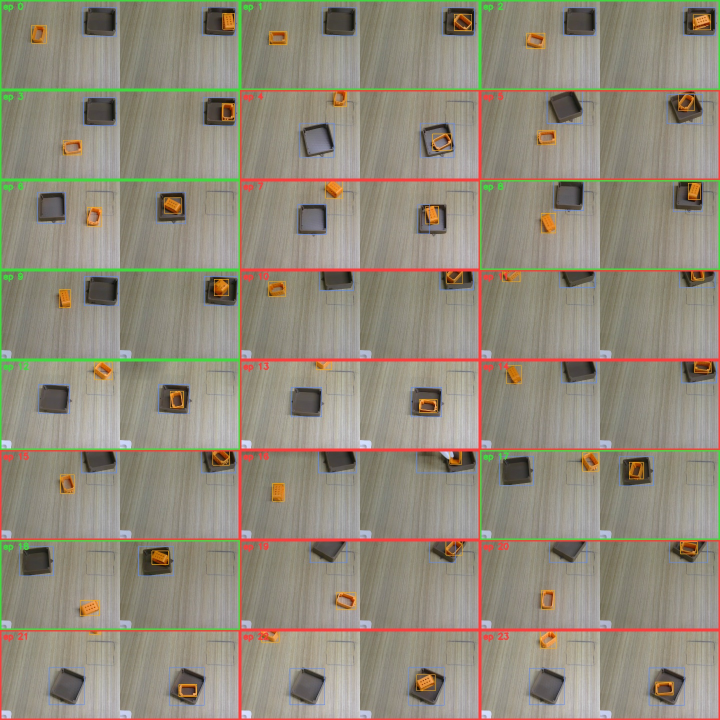
#> input picture health/sheet_0.jpg, 1440 x 1440 px (shown at 1/2 size)
$ python -i dataset_health.py   (imports and definitions only)
#> lines starting #> are read from the running program, lines starting #| are printed output that depends on the picture; after the words box and inside, x2 and y2 are one past the last pixel; in counts of white or black regions, pixels touching at a corner belong together
"""Health check of the pick-and-place dataset, episode by episode.

For every episode:
  - data: length, missing values, gripper opening
  - first frame: object (orange) and tray (dark) found? touching the image border (partly out of view)?
  - last frame: is the object inside the tray?
and a contact sheet (first | last frame of every episode) to eyeball the flagged ones.

    conda activate lerobot
    python ~/SO-101/scripts/dataset_health.py
    python ~/SO-101/scripts/dataset_health.py --root ~/SO-101/datasets/other
"""

import argparse
from pathlib import Path

import cv2
import numpy as np

from lerobot.datasets.lerobot_dataset import LeRobotDataset

parser = argparse.ArgumentParser()
# [3 lines not run here, left out]
# [1 line that did not run here, left out]
# [1 line not run here, left out]

BORDER = 4  # px: a blob this close to the edge is (partly) out of view


def frame(ds: LeRobotDataset, i: int) -> np.ndarray:
    return np.ascontiguousarray((ds[i]["observation.images.top"].permute(1, 2, 0).numpy() * 255).astype(np.uint8))


def blob(mask: np.ndarray, min_area: int) -> tuple[int, int, int, int] | None:
    """Bounding box (x, y, w, h) of the largest blob, or None."""
    mask = cv2.morphologyEx(mask, cv2.MORPH_OPEN, np.ones((5, 5), np.uint8))
    contours, _ = cv2.findContours(mask, cv2.RETR_EXTERNAL, cv2.CHAIN_APPROX_SIMPLE)
    contours = [c for c in contours if cv2.contourArea(c) > min_area]
    return cv2.boundingRect(max(contours, key=cv2.contourArea)) if contours else None


def detect(rgb: np.ndarray) -> tuple[tuple | None, tuple | None]:
    hsv = cv2.cvtColor(rgb, cv2.COLOR_RGB2HSV)
    obj = blob(cv2.inRange(hsv, (5, 120, 120), (25, 255, 255)), 300)
    tray = blob(cv2.inRange(hsv, (0, 0, 20), (180, 120, 110)), 3000)
    return obj, tray


def at_border(box: tuple, h: int, w: int) -> bool:
    x, y, bw, bh = box
    return x <= BORDER or y <= BORDER or x + bw >= w - BORDER or y + bh >= h - BORDER


# [1 line that did not run here, left out]
# [1 line that did not run here, left out]
# [1 line that did not run here, left out]
# [1 line not run here, left out]

tiles, flagged = [], []
# [51 lines not run here, left out]

# contact sheets: 3 episodes per row, 8 rows per sheet
# [1 line that did not run here, left out]
# [9 lines not run here, left out]

>>> import cv2
>>> picture = cv2.cvtColor(cv2.imread('../health/sheet_0.jpg'), cv2.COLOR_BGR2RGB)
>>> result = detect(picture)
#> in detect, `hsv = cv2.cvtColor(rgb, cv2.COLOR_RGB2HSV)`: hsv: shape (1440, 1440, 3); mean H, S, V 28.4, 45.4, 149.7
#> in blob, `mask = cv2.morphologyEx(mask, cv2.MORPH_OPEN, np.ones((5, 5), np.uint8))`:
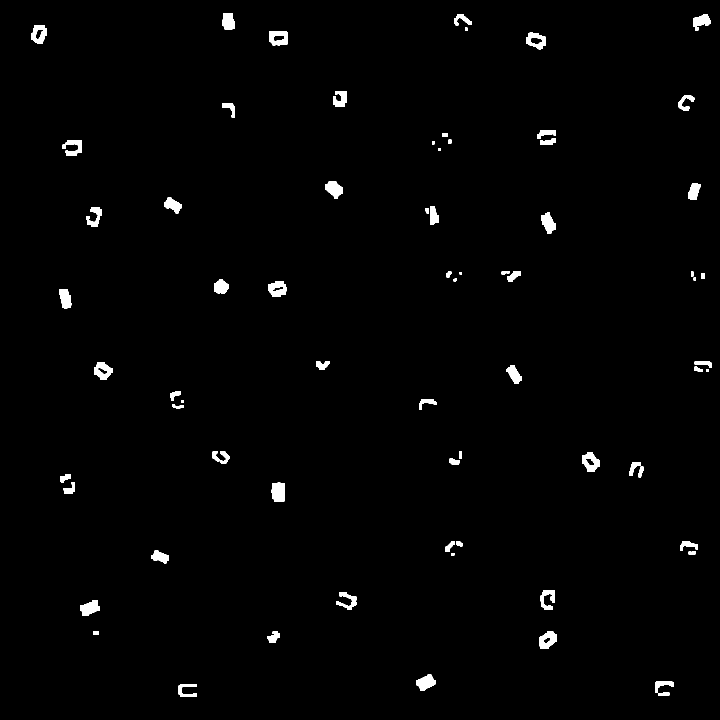
#> mask: shape (1440, 1440) (shown at 1/2 size); 1.3% white; 73 white regions
#> in blob, `contours, _ = cv2.findContours(mask, cv2.RETR_EXTERNAL, cv2.CHAIN_APPR..`: contours = 73 contours, 1 with area under 20; largest, box (x1, y1, x2, y2) and area: (538, 62, 575, 91) 950, (1164, 904, 1199, 944) 921, (1052, 65, 1092, 99) 914, (543, 965, 570, 1004) 910, (188, 724, 226, 760) 884
#> in blob, `contours = [c for c in contours if cv2.contourArea(c) > min_area]`: contours = 34 contours; largest, box (x1, y1, x2, y2) and area: (538, 62, 575, 91) 950, (1164, 904, 1199, 944) 921, (1052, 65, 1092, 99) 914, (543, 965, 570, 1004) 910, (188, 724, 226, 760) 884
#> in detect, `obj = blob(cv2.inRange(hsv, (5, 120, 120), (25, 255, 255)), 300)`: obj = (538, 62, 37, 29)
#> call 2 of blob, with min_area = 3000
#> in blob (call 2), `mask = cv2.morphologyEx(mask, cv2.MORPH_OPEN, np.ones((5, 5), np.uint8))`:
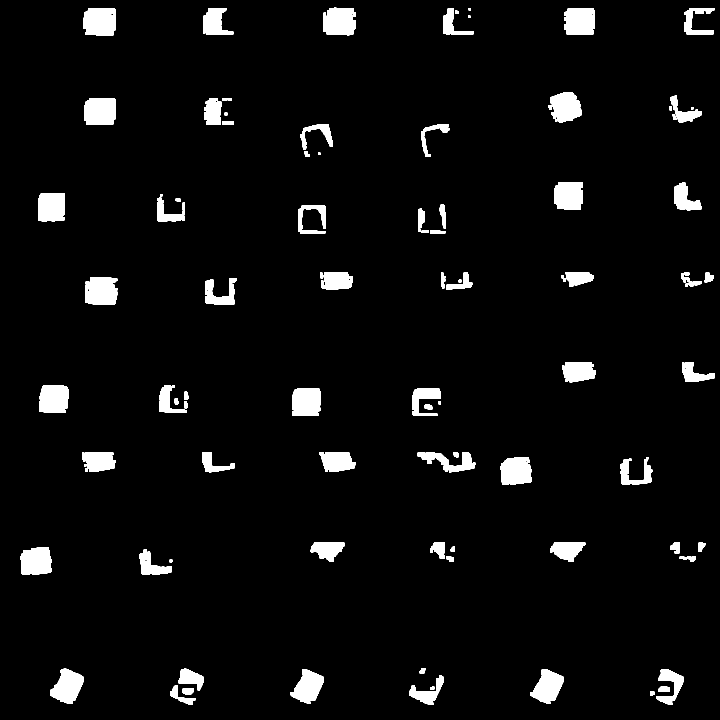
#> mask: shape (1440, 1440) (shown at 1/2 size); 4.7% white; 97 white regions
#> in blob (call 2), `contours, _ = cv2.findContours(mask, cv2.RETR_EXTERNAL, cv2.CHAIN_APPR..`: contours = 97 contours, 7 with area under 20; largest, box (x1, y1, x2, y2) and area: (167, 16, 232, 72) 3261, (170, 554, 235, 610) 3137, (168, 196, 231, 250) 3116, (1128, 16, 1190, 70) 3012, (100, 1337, 168, 1408) 2945
#> in blob (call 2), `contours = [c for c in contours if cv2.contourArea(c) > min_area]`: contours = 4 contours; box (x1, y1, x2, y2) and area: (167, 16, 232, 72) 3261, (170, 554, 235, 610) 3137, (168, 196, 231, 250) 3116, (1128, 16, 1190, 70) 3012
#> in detect, `tray = blob(cv2.inRange(hsv, (0, 0, 20), (180, 120, 110)), 3000)`: tray = (167, 16, 65, 56)
#> result = ((538, 62, 37, 29), (167, 16, 65, 56))

$ run again, on health/sheet_1.jpg
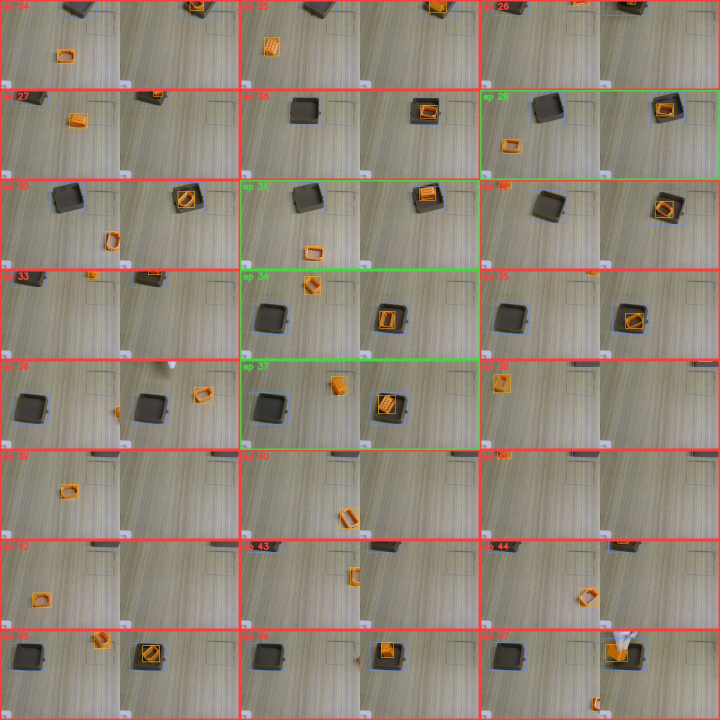
#> input picture health/sheet_1.jpg, 1440 x 1440 px (shown at 1/2 size)
#> hsv: shape (1440, 1440, 3); mean H, S, V 26.4, 45.1, 147.6
#> in blob, `mask = cv2.morphologyEx(mask, cv2.MORPH_OPEN, np.ones((5, 5), np.uint8))`:
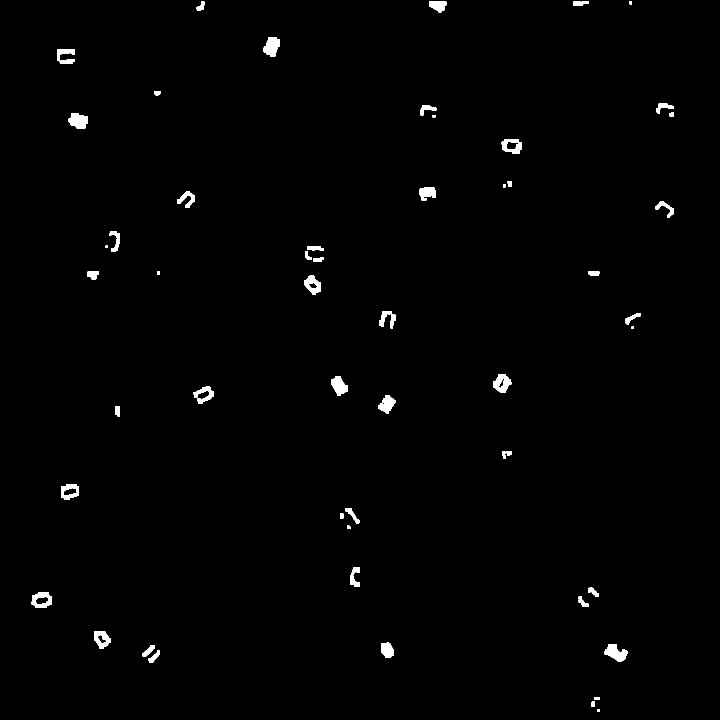
#> mask: shape (1440, 1440) (shown at 1/2 size); 0.94% white; 54 white regions
#> in blob, `contours, _ = cv2.findContours(mask, cv2.RETR_EXTERNAL, cv2.CHAIN_APPR..`: contours = 54 contours, 2 with area under 20; largest, box (x1, y1, x2, y2) and area: (63, 1184, 104, 1216) 1016, (1003, 278, 1044, 308) 938, (1209, 1288, 1256, 1323) 905, (986, 748, 1023, 786) 892, (527, 74, 560, 114) 860
#> in blob, `contours = [c for c in contours if cv2.contourArea(c) > min_area]`: contours = 20 contours; largest, box (x1, y1, x2, y2) and area: (63, 1184, 104, 1216) 1016, (1003, 278, 1044, 308) 938, (1209, 1288, 1256, 1323) 905, (986, 748, 1023, 786) 892, (527, 74, 560, 114) 860
#> obj = (63, 1184, 41, 32)
#> in blob (call 2), `mask = cv2.morphologyEx(mask, cv2.MORPH_OPEN, np.ones((5, 5), np.uint8))`:
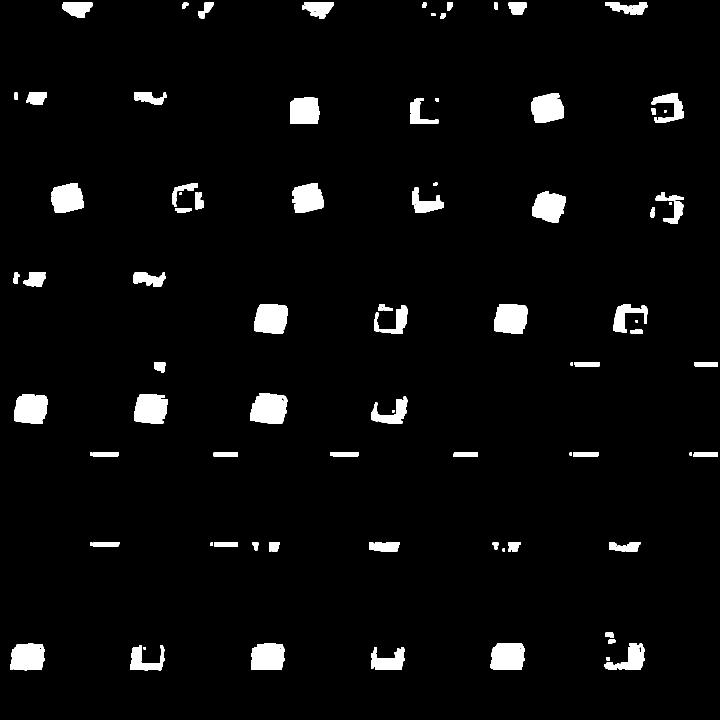
#> mask: shape (1440, 1440) (shown at 1/2 size); 3.9% white; 88 white regions
#> in blob (call 2), `contours, _ = cv2.findContours(mask, cv2.RETR_EXTERNAL, cv2.CHAIN_APPR..`: contours = 88 contours, 5 with area under 20; largest, box (x1, y1, x2, y2) and area: (500, 786, 575, 848) 3656, (508, 608, 576, 667) 3350, (988, 608, 1056, 667) 3342, (28, 788, 96, 848) 3309, (268, 788, 336, 847) 3288
#> in blob (call 2), `contours = [c for c in contours if cv2.contourArea(c) > min_area]`: contours = 8 contours; box (x1, y1, x2, y2) and area: (500, 786, 575, 848) 3656, (508, 608, 576, 667) 3350, (988, 608, 1056, 667) 3342, (28, 788, 96, 848) 3309, (268, 788, 336, 847) 3288, (980, 1286, 1050, 1340) 3221, (20, 1287, 90, 1341) 3157, (502, 1287, 570, 1340) 3154
#> tray = (500, 786, 75, 62)
#> result = ((63, 1184, 41, 32), (500, 786, 75, 62))

$ run again, on health/sheet_2.jpg
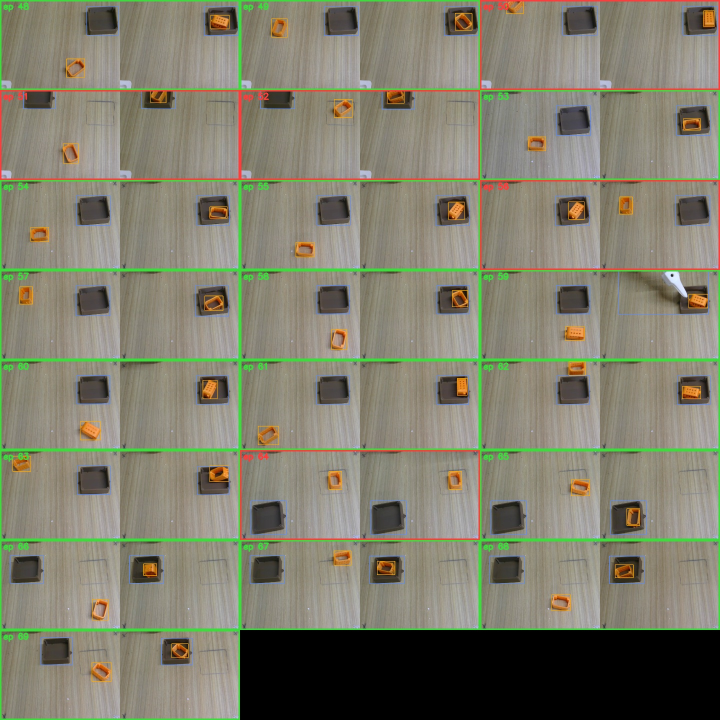
#> input picture health/sheet_2.jpg, 1440 x 1440 px (shown at 1/2 size)
#> hsv: shape (1440, 1440, 3); mean H, S, V 26.2, 43.9, 133.8
#> in blob, `mask = cv2.morphologyEx(mask, cv2.MORPH_OPEN, np.ones((5, 5), np.uint8))`:
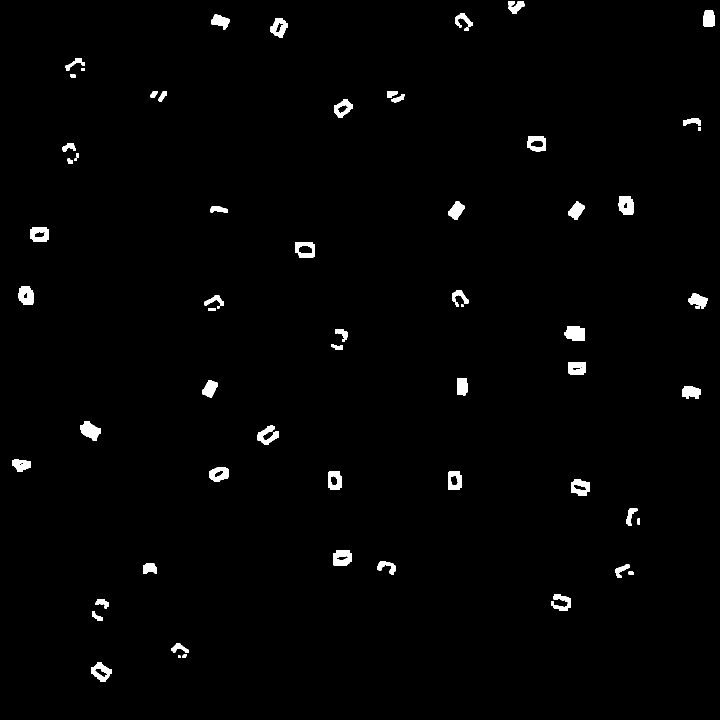
#> mask: shape (1440, 1440) (shown at 1/2 size); 1.4% white; 63 white regions
#> in blob, `contours, _ = cv2.findContours(mask, cv2.RETR_EXTERNAL, cv2.CHAIN_APPR..`: contours = 63 contours, 4 with area under 20; largest, box (x1, y1, x2, y2) and area: (590, 484, 630, 516) 1096, (667, 1100, 704, 1132) 997, (1055, 272, 1092, 303) 986, (1129, 652, 1170, 682) 974, (60, 454, 98, 484) 972
#> in blob, `contours = [c for c in contours if cv2.contourArea(c) > min_area]`: contours = 34 contours; largest, box (x1, y1, x2, y2) and area: (590, 484, 630, 516) 1096, (667, 1100, 704, 1132) 997, (1055, 272, 1092, 303) 986, (1129, 652, 1170, 682) 974, (60, 454, 98, 484) 972
#> obj = (590, 484, 40, 32)
#> in blob (call 2), `mask = cv2.morphologyEx(mask, cv2.MORPH_OPEN, np.ones((5, 5), np.uint8))`:
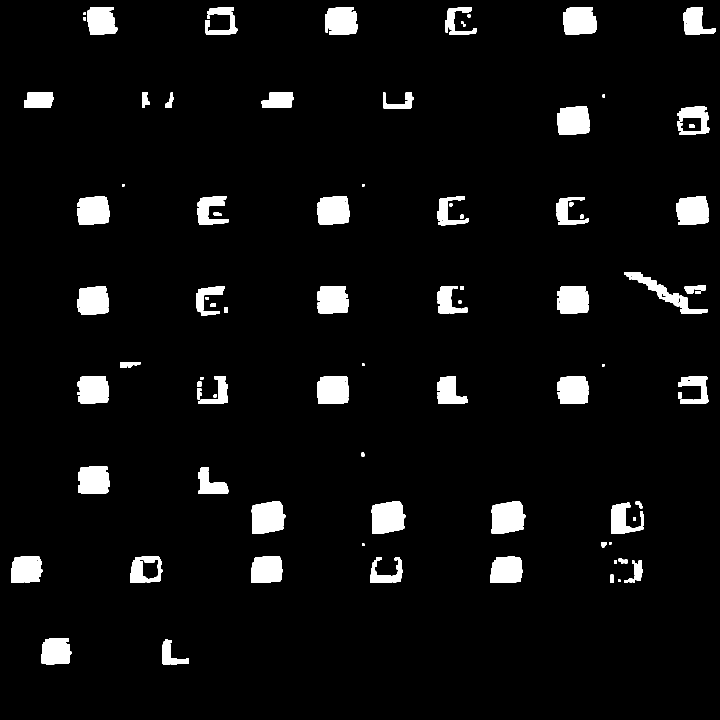
#> mask: shape (1440, 1440) (shown at 1/2 size); 5.3% white; 90 white regions
#> in blob (call 2), `contours, _ = cv2.findContours(mask, cv2.RETR_EXTERNAL, cv2.CHAIN_APPR..`: contours = 89 contours, 9 with area under 20; largest, box (x1, y1, x2, y2) and area: (743, 1002, 811, 1068) 3602, (983, 1002, 1051, 1068) 3595, (503, 1002, 571, 1068) 3588, (1115, 212, 1179, 270) 3210, (634, 752, 698, 808) 3194
#> in blob (call 2), `contours = [c for c in contours if cv2.contourArea(c) > min_area]`: contours = 16 contours; largest, box (x1, y1, x2, y2) and area: (743, 1002, 811, 1068) 3602, (983, 1002, 1051, 1068) 3595, (503, 1002, 571, 1068) 3588, (1115, 212, 1179, 270) 3210, (634, 752, 698, 808) 3194
#> tray = (743, 1002, 68, 66)
#> result = ((590, 484, 40, 32), (743, 1002, 68, 66))
